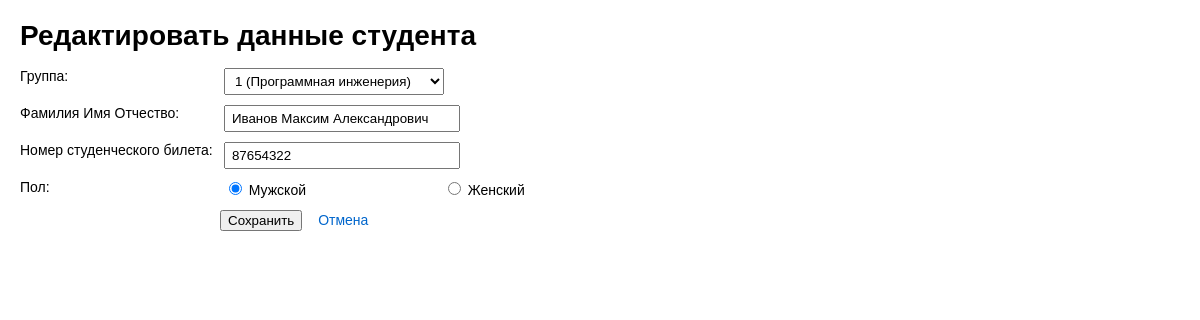
The page /index.php?action=student_edit&id=2 on the database its author committed.
### tables this page shows
CREATE TABLE students (
        id INTEGER PRIMARY KEY,
        group_id INTEGER NOT NULL,
        full_name TEXT NOT NULL,
        gender TEXT NOT NULL CHECK(gender IN ('М', 'Ж')),
        birth_date TEXT NOT NULL,
        student_id TEXT NOT NULL UNIQUE,
        FOREIGN KEY (group_id) REFERENCES groups(id) ON DELETE CASCADE
    );

CREATE TABLE groups (
        id INTEGER PRIMARY KEY,
        number TEXT NOT NULL,
        program TEXT NOT NULL,
        graduation_year INTEGER NOT NULL
    );

### src/models/Student.php (called while the page is built, shortened)
<?php
class Student
{
    public static function getGroupsForSelect()
    {
        $pdo = getDatabaseConnection();
        $currentYear = (int) date('Y');
        $statement = $pdo->prepare("
            SELECT id, number, program
            FROM groups
            WHERE graduation_year >= ?
            ORDER BY number
        ");
        $statement->execute([$currentYear]);
        return $statement->fetchAll(PDO::FETCH_ASSOC);
    }
    public static function find($studentId)
    {
        $pdo = getDatabaseConnection();
        $statement = $pdo->prepare("SELECT * FROM students WHERE id = ?");
        $statement->execute([$studentId]);
        return $statement->fetch(PDO::FETCH_ASSOC);
    }
}

### src/views/students/edit.php (the view, shortened to what this page needs)
<!DOCTYPE html>
<html lang="ru">
<head>
</head>
<body>
    <h1>Редактировать данные студента</h1>
    <form method="POST" action="index.php?action=student_update">
        <div class="form-group">
            <label>Группа:</label>
            <select name="group_id" required>
                <?php foreach ($groupOptions as $group): ?>
                    <option value="<?= (int)$group['id'] ?>" <?= $group['id'] == $studentRecord['group_id'] ? 'selected' : '' ?>>
                        <?= htmlspecialchars($group['number']) ?> (<?= htmlspecialchars($group['program']) ?>)
                    </option>
                <?php endforeach; ?>
            </select>
        </div>
        <div class="form-group">
            <label>Фамилия Имя Отчество:</label>
            <input type="text" name="full_name" value="<?= htmlspecialchars($studentRecord['full_name']) ?>" required>
        </div>
        <div class="form-group">
            <label>Номер студенческого билета:</label>
            <input type="text" name="student_id" value="<?= htmlspecialchars($studentRecord['student_id']) ?>" required>
        </div>
        <div class="form-group">
            <label>Пол:</label>
            <span class="radio-group">
                <label><input type="radio" name="gender" value="М" <?= $studentRecord['gender'] === 'М' ? 'checked' : '' ?>> Мужской</label>
                <label><input type="radio" name="gender" value="Ж" <?= $studentRecord['gender'] === 'Ж' ? 'checked' : '' ?>> Женский</label>
            </span>
        </div>
        <div class="actions">
            <button type="submit">Сохранить</button>
            <a href="index.php">Отмена</a>
        </div>
    </form>
</body>
</html>

### src/views/students/edit.php (style rules this page uses)
body { font-family: Arial, sans-serif; margin: 20px; font-size: 14px; }
h1 { margin-bottom: 16px; }
.form-group { margin: 10px 0; }
label { display: inline-block; width: 200px; vertical-align: top; }
input[type="text"], select { padding: 4px 6px; width: 220px; }
.radio-group label { display: inline-block; margin-right: 15px; }
.actions { margin-left: 200px; margin-top: 12px; }
.actions a { margin-left: 12px; color: #0066cc; text-decoration: none; }

### rows shown on the page
students: group_id "1 (Программная инженерия)", full_name "Иванов Максим Александрович", student_id "87654322", gender "☑ Мужской", gender "☐ Женский"
